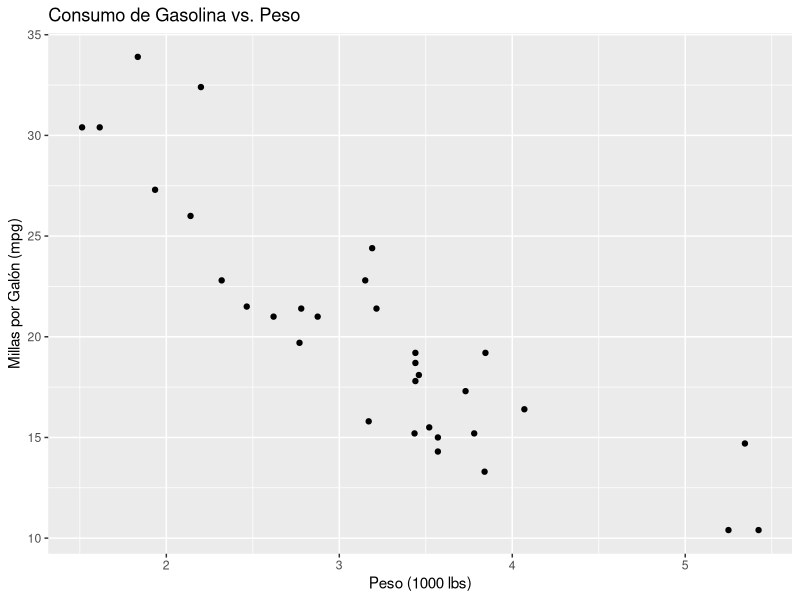
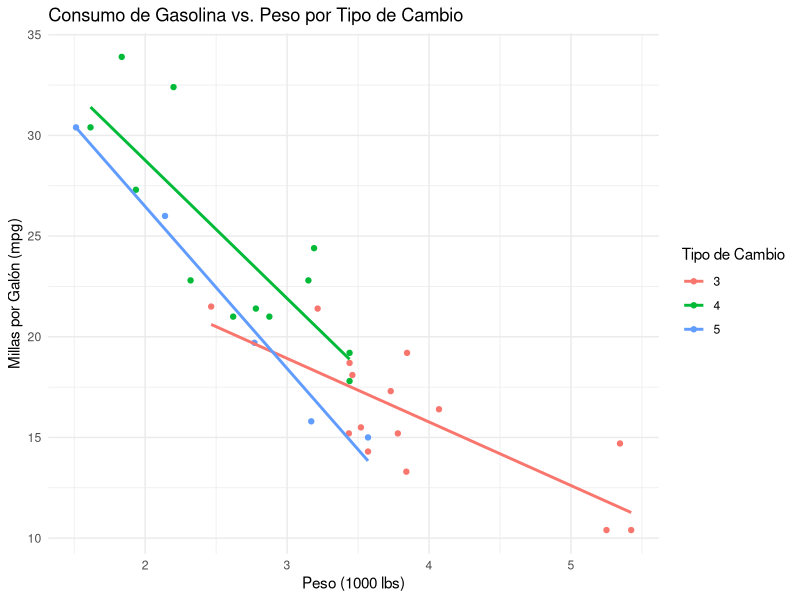
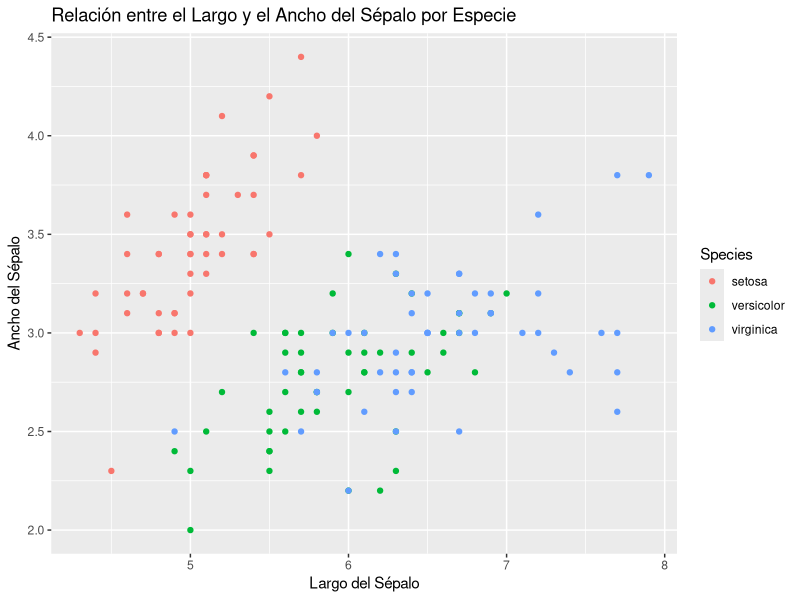
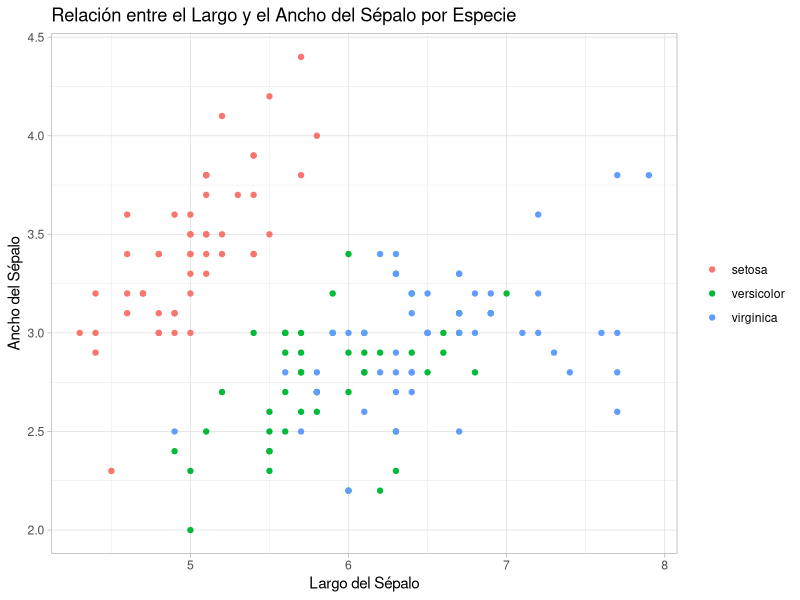
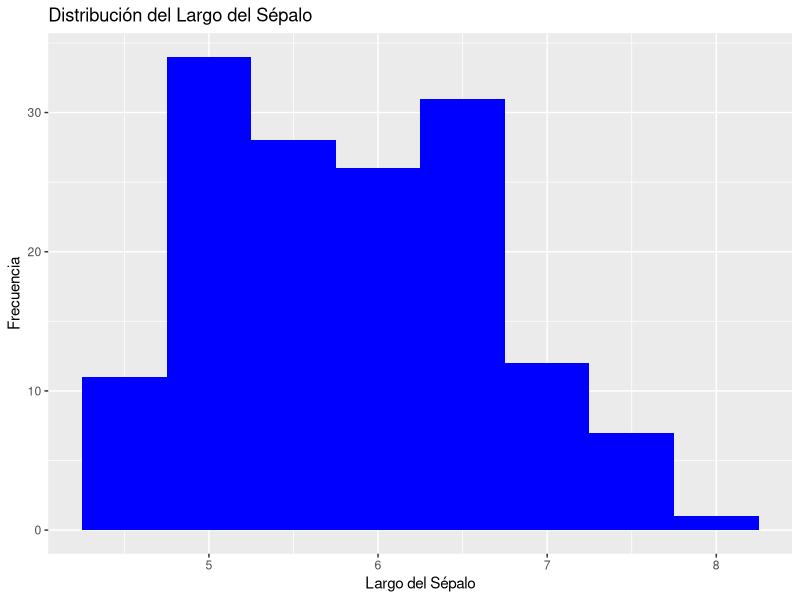
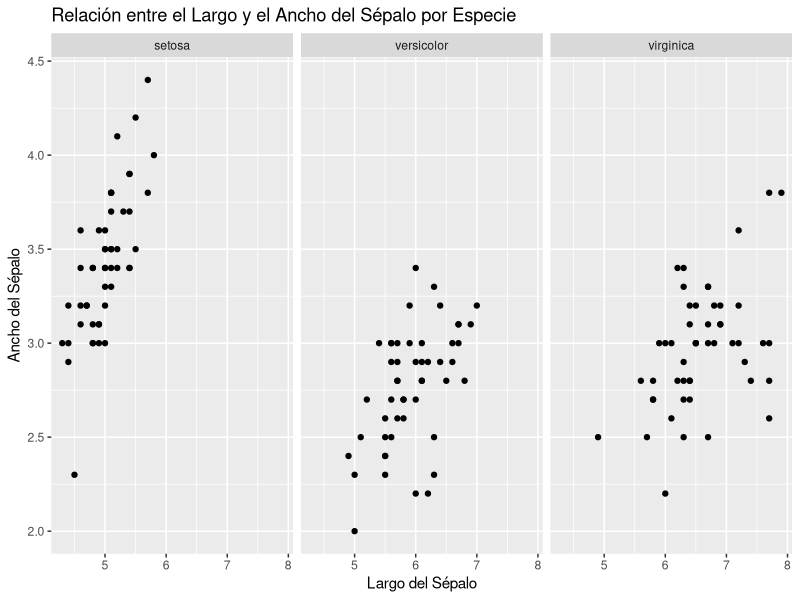
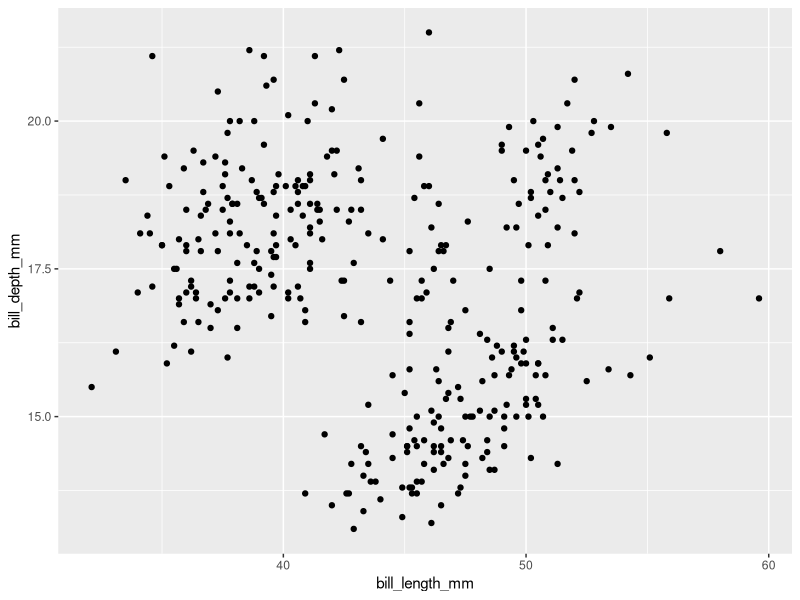
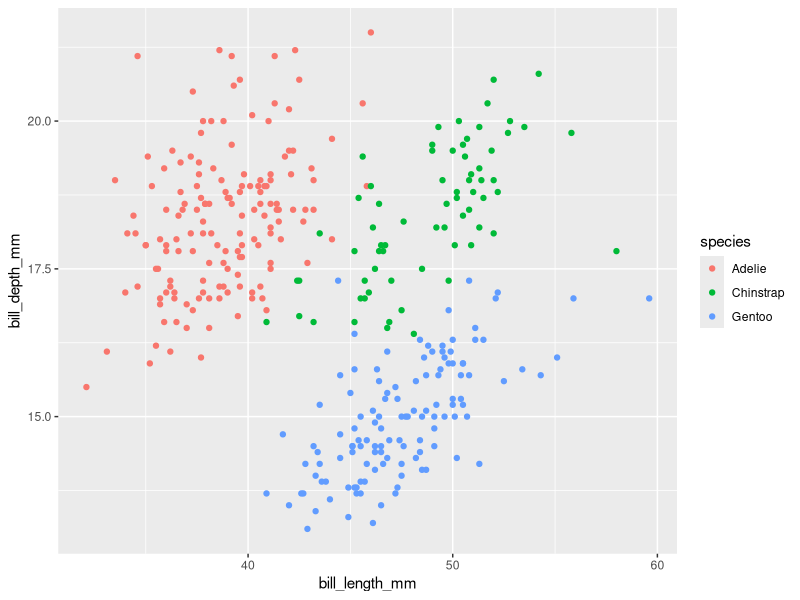

R code for these plots, in order:
## ---- chunk 1
library(ggplot2)
## ---- chunk 2
ggplot(data = mtcars, aes(x = wt, y = mpg)) + 
  geom_point() +
  labs(title = "Consumo de Gasolina vs. Peso",
       x = "Peso (1000 lbs)",
       y = "Millas por Galón (mpg)")

## ---- chunk 3
ggplot(data = mtcars, aes(x = wt, y = mpg, color = factor(gear))) + 
  geom_point() +
  geom_smooth(method = "lm", se = FALSE) +
  labs(title = "Consumo de Gasolina vs. Peso por Tipo de Cambio",
       x = "Peso (1000 lbs)",
       y = "Millas por Galón (mpg)",
       color = "Tipo de Cambio") +
  theme_minimal()

## ---- chunk 4
ggplot(data = iris, aes(x = Sepal.Length, y = Sepal.Width, color = Species)) + 
  geom_point() +
  labs(title = "Relación entre el Largo y el Ancho del Sépalo por Especie",
       x = "Largo del Sépalo",
       y = "Ancho del Sépalo")

## ---- chunk 5
ggplot(data = iris, aes(x = Sepal.Length, y = Sepal.Width, color = Species)) + 
  geom_point() +
  labs(title = "Relación entre el Largo y el Ancho del Sépalo por Especie",
       x = "Largo del Sépalo",
       y = "Ancho del Sépalo") +
  theme_light() +
  theme(legend.title = element_blank())

## ---- chunk 6
ggplot(data = iris, aes(x = Sepal.Length)) + 
  geom_histogram(binwidth = 0.5, fill = "blue") +
  labs(title = "Distribución del Largo del Sépalo",
       x = "Largo del Sépalo",
       y = "Frecuencia")

## ---- chunk 7
ggplot(data = iris, aes(x = Sepal.Length, y = Sepal.Width)) + 
  geom_point() +
  facet_wrap(~ Species) +
  labs(title = "Relación entre el Largo y el Ancho del Sépalo por Especie",
       x = "Largo del Sépalo",
       y = "Ancho del Sépalo")

## ---- chunk 8
library(palmerpenguins)
library(ggplot2)
## ---- chunk 9
ggplot(penguins, aes(x = bill_length_mm, y = bill_depth_mm)) +
  geom_point()
## ---- chunk 10
ggplot(penguins, aes(x = bill_length_mm, y = bill_depth_mm, color = species)) +
  geom_point()

## ---- chunk 11
ggplot(penguins, aes(x = body_mass_g)) +
  geom_histogram(bins = 30)

## ---- chunk 12
ggplot(penguins, aes(x = species, y = body_mass_g)) +
  geom_bar(stat = "summary", fun = "mean") +
  geom_errorbar(stat = "summary", fun.data = mean_se, width = 0.2)

## ---- chunk 13
ggplot(penguins, aes(x = species, y = bill_depth_mm)) +
  geom_boxplot()

## ---- chunk 14
ggplot(penguins, aes(x = bill_length_mm, y = bill_depth_mm)) +
  geom_point() +
  facet_wrap(~island)
## ---- chunk 15
ggplot(penguins, aes(x = body_mass_g, fill = species)) +
  geom_density(alpha = 0.7)

## ---- chunk 16
ggplot(penguins, aes(x = species, y = bill_length_mm)) +
  geom_violin()

## ---- chunk 17
ggplot(penguins, aes(x = species, y = bill_depth_mm)) +
  geom_boxplot(alpha = 0.5) +
  geom_jitter(width = 0.2)

## ---- chunk 18
# Asumiendo que 'year' representa el tiempo en tus datos
ggplot(penguins, aes(x = year, y = body_mass_g, group = 1)) +
  geom_line(stat = "summary", fun = "mean")
## ---- chunk 19
ggplot(penguins, aes(x = bill_length_mm, y = bill_depth_mm, size = body_mass_g)) +
  geom_point(alpha = 0.5)

## ---- chunk 20
ggplot(penguins, aes(x = island, fill = species)) +
  geom_bar(position = "stack")

## ---- chunk 21
library(ggpubr)
ggplot(penguins, aes(x = bill_length_mm, y = bill_depth_mm)) +
  geom_point() +
  stat_cor(method = "pearson", label.x = 3, label.y = 50)

## ---- chunk 22
ggplot(penguins, aes(x = bill_length_mm, y = bill_depth_mm)) +
  geom_bin2d()

## ---- chunk 23
ggplot(penguins, aes(x = bill_length_mm, y = bill_depth_mm, color = body_mass_g)) +
  geom_point() +
  facet_wrap(~species)

